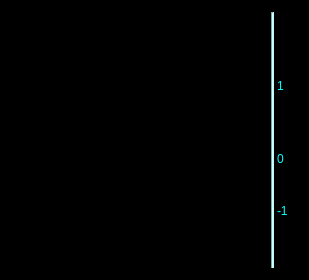
      <widget class="QFrame" name="frame_19">
       <property name="sizePolicy">
        <sizepolicy hsizetype="Expanding" vsizetype="Expanding">
         <horstretch>0</horstretch>
         <verstretch>0</verstretch>
        </sizepolicy>
       </property>
       <property name="maximumSize">
        <size>
         <width>16777215</width>
         <height>280</height>
        </size>
       </property>
       <property name="palette">
        <palette>
         <active>
          <colorrole role="Button">
           <brush brushstyle="SolidPattern">
            <color alpha="255">
             <red>0</red>
             <green>0</green>
             <blue>0</blue>
            </color>
           </brush>
          </colorrole>
          <colorrole role="Base">
           <brush brushstyle="SolidPattern">
            <color alpha="255">
             <red>0</red>
             <green>0</green>
             <blue>0</blue>
            </color>
           </brush>
          </colorrole>
          <colorrole role="Window">
           <brush brushstyle="SolidPattern">
            <color alpha="255">
             <red>0</red>
             <green>0</green>
             <blue>0</blue>
            </color>
           </brush>
          </colorrole>
         </active>
         <inactive>
          <colorrole role="Button">
           <brush brushstyle="SolidPattern">
            <color alpha="255">
             <red>0</red>
             <green>0</green>
             <blue>0</blue>
            </color>
           </brush>
          </colorrole>
          <colorrole role="Base">
           <brush brushstyle="SolidPattern">
            <color alpha="255">
             <red>0</red>
             <green>0</green>
             <blue>0</blue>
            </color>
           </brush>
          </colorrole>
          <colorrole role="Window">
           <brush brushstyle="SolidPattern">
            <color alpha="255">
             <red>0</red>
             <green>0</green>
             <blue>0</blue>
            </color>
           </brush>
          </colorrole>
         </inactive>
         <disabled>
          <colorrole role="Button">
           <brush brushstyle="SolidPattern">
            <color alpha="255">
             <red>0</red>
             <green>0</green>
             <blue>0</blue>
            </color>
           </brush>
          </colorrole>
          <colorrole role="Base">
           <brush brushstyle="SolidPattern">
            <color alpha="255">
             <red>0</red>
             <green>0</green>
             <blue>0</blue>
            </color>
           </brush>
          </colorrole>
          <colorrole role="Window">
           <brush brushstyle="SolidPattern">
            <color alpha="255">
             <red>0</red>
             <green>0</green>
             <blue>0</blue>
            </color>
           </brush>
          </colorrole>
         </disabled>
        </palette>
       </property>
       <property name="autoFillBackground">
        <bool>false</bool>
       </property>
       <property name="styleSheet">
        <string notr="true">background-color: rgb(0, 0, 0);</string>
       </property>
       <property name="frameShape">
        <enum>QFrame::StyledPanel</enum>
       </property>
       <property name="frameShadow">
        <enum>QFrame::Raised</enum>
       </property>
       <layout class="QHBoxLayout" name="horizontalLayout_11">
        <item>
         <layout class="QHBoxLayout" name="horizontalLayout_8">
          <property name="spacing">
           <number>3</number>
          </property>
          <item>
           <widget class="PyDMWaveformPlot" name="wfpRawPlusWeight">
            <property name="toolTip">
             <string/>
            </property>
            <property name="whatsThis">
             <string>
    PyDMWaveformPlot is a widget to plot one or more waveforms.

    Each curve can plot either a Y-axis waveform vs. its indices,
    or a Y-axis waveform against an X-axis waveform.

    Parameters
    ----------
    parent : optional
        The parent of this widget.
    init_x_channels: optional
        init_x_channels can be a string with the address for a channel,
        or a list of strings, each containing an address for a channel.
        If not specified, y-axis waveforms will be plotted against their
        indices. If a list is specified for both init_x_channels and
        init_y_channels, they both must have the same length.
        If a single x channel was specified, and a list of y channels are
        specified, all y channels will be plotted against the same x channel.
    init_y_channels: optional
        init_y_channels can be a string with the address for a channel,
        or a list of strings, each containing an address for a channel.
        If a list is specified for both init_x_channels and init_y_channels,
        they both must have the same length.
        If a single x channel was specified, and a list of y channels are
        specified, all y channels will be plotted against the same x channel.
    background: optional
        The background color for the plot.  Accepts any arguments that
        pyqtgraph.mkColor will accept.
    </string>
            </property>
            <property name="title" stdset="0">
             <string>${SENS_NAME} Raw + Weight Function</string>
            </property>
            <property name="mouseEnabledX" stdset="0">
             <bool>false</bool>
            </property>
            <property name="mouseEnabledY" stdset="0">
             <bool>false</bool>
            </property>
            <property name="curves">
             <stringlist>
              <string>{&quot;y_channel&quot;: &quot;ca://${P}:S_R_WF&quot;, &quot;x_channel&quot;: &quot;ca://${P}:WF_TIME.VALA&quot;, &quot;name&quot;: &quot;${INST} Raw Waveform&quot;, &quot;color&quot;: &quot;white&quot;, &quot;lineStyle&quot;: 1, &quot;lineWidth&quot;: 1, &quot;symbol&quot;: null, &quot;symbolSize&quot;: 10, &quot;redraw_mode&quot;: 2}</string>
              <string>{&quot;y_channel&quot;: &quot;ca://${P}:SCL_VWF.AVAL&quot;, &quot;x_channel&quot;: &quot;ca://${P}:WF_TIME.VALA&quot;, &quot;name&quot;: &quot;${INST}A Weight Function&quot;, &quot;color&quot;: &quot;cyan&quot;, &quot;lineStyle&quot;: 2, &quot;lineWidth&quot;: 1, &quot;symbol&quot;: null, &quot;symbolSize&quot;: 10, &quot;redraw_mode&quot;: 2}</string>
             </stringlist>
            </property>
            <property name="autoRangeX">
             <bool>false</bool>
            </property>
            <property name="maxXRange">
             <double>1000.000000000000000</double>
            </property>
           </widget>
          </item>
          <item>
           <widget class="Line" name="line_2">
            <property name="palette">
             <palette>
              <active>
               <colorrole role="Button">
                <brush brushstyle="SolidPattern">
                 <color alpha="255">
                  <red>180</red>
                  <green>255</green>
                  <blue>255</blue>
                 </color>
                </brush>
               </colorrole>
               <colorrole role="Base">
                <brush brushstyle="SolidPattern">
                 <color alpha="255">
                  <red>180</red>
                  <green>255</green>
                  <blue>255</blue>
                 </color>
                </brush>
               </colorrole>
               <colorrole role="Window">
                <brush brushstyle="SolidPattern">
                 <color alpha="255">
                  <red>180</red>
                  <green>255</green>
                  <blue>255</blue>
                 </color>
                </brush>
               </colorrole>
              </active>
              <inactive>
               <colorrole role="Button">
                <brush brushstyle="SolidPattern">
                 <color alpha="255">
                  <red>180</red>
                  <green>255</green>
                  <blue>255</blue>
                 </color>
                </brush>
               </colorrole>
               <colorrole role="Base">
                <brush brushstyle="SolidPattern">
                 <color alpha="255">
                  <red>180</red>
                  <green>255</green>
                  <blue>255</blue>
                 </color>
                </brush>
               </colorrole>
               <colorrole role="Window">
                <brush brushstyle="SolidPattern">
                 <color alpha="255">
                  <red>180</red>
                  <green>255</green>
                  <blue>255</blue>
                 </color>
                </brush>
               </colorrole>
              </inactive>
              <disabled>
               <colorrole role="Button">
                <brush brushstyle="SolidPattern">
                 <color alpha="255">
                  <red>180</red>
                  <green>255</green>
                  <blue>255</blue>
                 </color>
                </brush>
               </colorrole>
               <colorrole role="Base">
                <brush brushstyle="SolidPattern">
                 <color alpha="255">
                  <red>180</red>
                  <green>255</green>
                  <blue>255</blue>
                 </color>
                </brush>
               </colorrole>
               <colorrole role="Window">
                <brush brushstyle="SolidPattern">
                 <color alpha="255">
                  <red>180</red>
                  <green>255</green>
                  <blue>255</blue>
                 </color>
                </brush>
               </colorrole>
              </disabled>
             </palette>
            </property>
            <property name="styleSheet">
             <string notr="true">background-color: rgb(180, 255, 255);</string>
            </property>
            <property name="lineWidth">
             <number>1</number>
            </property>
            <property name="orientation">
             <enum>Qt::Vertical</enum>
            </property>
           </widget>
          </item>
          <item>
           <layout class="QVBoxLayout" name="verticalLayout_5">
            <property name="spacing">
             <number>0</number>
            </property>
            <item>
             <spacer name="verticalSpacer_8">
              <property name="orientation">
               <enum>Qt::Vertical</enum>
              </property>
              <property name="sizeHint" stdset="0">
               <size>
                <width>20</width>
                <height>40</height>
               </size>
              </property>
             </spacer>
            </item>
            <item>
             <spacer name="verticalSpacer_3">
              <property name="orientation">
               <enum>Qt::Vertical</enum>
              </property>
              <property name="sizeType">
               <enum>QSizePolicy::Fixed</enum>
              </property>
              <property name="sizeHint" stdset="0">
               <size>
                <width>20</width>
                <height>40</height>
               </size>
              </property>
             </spacer>
            </item>
            <item>
             <widget class="QLabel" name="label_17">
              <property name="minimumSize">
               <size>
                <width>0</width>
                <height>30</height>
               </size>
              </property>
              <property name="maximumSize">
               <size>
                <width>16777215</width>
                <height>30</height>
               </size>
              </property>
              <property name="palette">
               <palette>
                <active>
                 <colorrole role="WindowText">
                  <brush brushstyle="SolidPattern">
                   <color alpha="255">
                    <red>0</red>
                    <green>255</green>
                    <blue>255</blue>
                   </color>
                  </brush>
                 </colorrole>
                 <colorrole role="Button">
                  <brush brushstyle="SolidPattern">
                   <color alpha="255">
                    <red>0</red>
                    <green>0</green>
                    <blue>0</blue>
                   </color>
                  </brush>
                 </colorrole>
                 <colorrole role="Base">
                  <brush brushstyle="SolidPattern">
                   <color alpha="255">
                    <red>0</red>
                    <green>0</green>
                    <blue>0</blue>
                   </color>
                  </brush>
                 </colorrole>
                 <colorrole role="Window">
                  <brush brushstyle="SolidPattern">
                   <color alpha="255">
                    <red>0</red>
                    <green>0</green>
                    <blue>0</blue>
                   </color>
                  </brush>
                 </colorrole>
                </active>
                <inactive>
                 <colorrole role="WindowText">
                  <brush brushstyle="SolidPattern">
                   <color alpha="255">
                    <red>0</red>
                    <green>255</green>
                    <blue>255</blue>
                   </color>
                  </brush>
                 </colorrole>
                 <colorrole role="Button">
                  <brush brushstyle="SolidPattern">
                   <color alpha="255">
                    <red>0</red>
                    <green>0</green>
                    <blue>0</blue>
                   </color>
                  </brush>
                 </colorrole>
                 <colorrole role="Base">
                  <brush brushstyle="SolidPattern">
                   <color alpha="255">
                    <red>0</red>
                    <green>0</green>
                    <blue>0</blue>
                   </color>
                  </brush>
                 </colorrole>
                 <colorrole role="Window">
                  <brush brushstyle="SolidPattern">
                   <color alpha="255">
                    <red>0</red>
                    <green>0</green>
                    <blue>0</blue>
                   </color>
                  </brush>
                 </colorrole>
                </inactive>
                <disabled>
                 <colorrole role="WindowText">
                  <brush brushstyle="SolidPattern">
                   <color alpha="255">
                    <red>190</red>
                    <green>190</green>
                    <blue>190</blue>
                   </color>
                  </brush>
                 </colorrole>
                 <colorrole role="Button">
                  <brush brushstyle="SolidPattern">
                   <color alpha="255">
                    <red>0</red>
                    <green>0</green>
                    <blue>0</blue>
                   </color>
                  </brush>
                 </colorrole>
                 <colorrole role="Base">
                  <brush brushstyle="SolidPattern">
                   <color alpha="255">
                    <red>0</red>
                    <green>0</green>
                    <blue>0</blue>
                   </color>
                  </brush>
                 </colorrole>
                 <colorrole role="Window">
                  <brush brushstyle="SolidPattern">
                   <color alpha="255">
                    <red>0</red>
                    <green>0</green>
                    <blue>0</blue>
                   </color>
                  </brush>
                 </colorrole>
                </disabled>
               </palette>
              </property>
              <property name="toolTip">
               <string/>
              </property>
              <property name="statusTip">
               <string/>
              </property>
              <property name="styleSheet">
               <string notr="true">background-color: rgb(0, 0, 0);</string>
              </property>
              <property name="lineWidth">
               <number>0</number>
              </property>
              <property name="text">
               <string>1</string>
              </property>
             </widget>
            </item>
            <item>
             <spacer name="verticalSpacer_5">
              <property name="orientation">
               <enum>Qt::Vertical</enum>
              </property>
              <property name="sizeType">
               <enum>QSizePolicy::MinimumExpanding</enum>
              </property>
              <property name="sizeHint" stdset="0">
               <size>
                <width>20</width>
                <height>20</height>
               </size>
              </property>
             </spacer>
            </item>
            <item>
             <widget class="QLabel" name="label_18">
              <property name="minimumSize">
               <size>
                <width>0</width>
                <height>63</height>
               </size>
              </property>
              <property name="maximumSize">
               <size>
                <width>16777215</width>
                <height>50</height>
               </size>
              </property>
              <property name="palette">
               <palette>
                <active>
                 <colorrole role="WindowText">
                  <brush brushstyle="SolidPattern">
                   <color alpha="255">
                    <red>0</red>
                    <green>255</green>
                    <blue>255</blue>
                   </color>
                  </brush>
                 </colorrole>
                 <colorrole role="Button">
                  <brush brushstyle="SolidPattern">
                   <color alpha="255">
                    <red>0</red>
                    <green>0</green>
                    <blue>0</blue>
                   </color>
                  </brush>
                 </colorrole>
                 <colorrole role="Base">
                  <brush brushstyle="SolidPattern">
                   <color alpha="255">
                    <red>0</red>
                    <green>0</green>
                    <blue>0</blue>
                   </color>
                  </brush>
                 </colorrole>
                 <colorrole role="Window">
                  <brush brushstyle="SolidPattern">
                   <color alpha="255">
                    <red>0</red>
                    <green>0</green>
                    <blue>0</blue>
                   </color>
                  </brush>
                 </colorrole>
                </active>
                <inactive>
                 <colorrole role="WindowText">
                  <brush brushstyle="SolidPattern">
                   <color alpha="255">
                    <red>0</red>
                    <green>255</green>
                    <blue>255</blue>
                   </color>
                  </brush>
                 </colorrole>
                 <colorrole role="Button">
                  <brush brushstyle="SolidPattern">
                   <color alpha="255">
                    <red>0</red>
                    <green>0</green>
                    <blue>0</blue>
                   </color>
                  </brush>
                 </colorrole>
                 <colorrole role="Base">
                  <brush brushstyle="SolidPattern">
                   <color alpha="255">
                    <red>0</red>
                    <green>0</green>
                    <blue>0</blue>
                   </color>
                  </brush>
                 </colorrole>
                 <colorrole role="Window">
                  <brush brushstyle="SolidPattern">
                   <color alpha="255">
                    <red>0</red>
                    <green>0</green>
                    <blue>0</blue>
                   </color>
                  </brush>
                 </colorrole>
                </inactive>
                <disabled>
                 <colorrole role="WindowText">
                  <brush brushstyle="SolidPattern">
                   <color alpha="255">
                    <red>190</red>
                    <green>190</green>
                    <blue>190</blue>
                   </color>
                  </brush>
                 </colorrole>
                 <colorrole role="Button">
                  <brush brushstyle="SolidPattern">
                   <color alpha="255">
                    <red>0</red>
                    <green>0</green>
                    <blue>0</blue>
                   </color>
                  </brush>
                 </colorrole>
                 <colorrole role="Base">
                  <brush brushstyle="SolidPattern">
                   <color alpha="255">
                    <red>0</red>
                    <green>0</green>
                    <blue>0</blue>
                   </color>
                  </brush>
                 </colorrole>
                 <colorrole role="Window">
                  <brush brushstyle="SolidPattern">
                   <color alpha="255">
                    <red>0</red>
                    <green>0</green>
                    <blue>0</blue>
                   </color>
                  </brush>
                 </colorrole>
                </disabled>
               </palette>
              </property>
              <property name="toolTip">
               <string>Weight function scale</string>
              </property>
              <property name="whatsThis">
               <string/>
              </property>
              <property name="styleSheet">
               <string notr="true">background-color: rgb(0, 0, 0);</string>
              </property>
              <property name="text">
               <string>0</string>
              </property>
             </widget>
            </item>
            <item>
             <spacer name="verticalSpacer_6">
              <property name="orientation">
               <enum>Qt::Vertical</enum>
              </property>
              <property name="sizeType">
               <enum>QSizePolicy::MinimumExpanding</enum>
              </property>
              <property name="sizeHint" stdset="0">
               <size>
                <width>20</width>
                <height>20</height>
               </size>
              </property>
             </spacer>
            </item>
            <item>
             <widget class="QLabel" name="label_19">
              <property name="minimumSize">
               <size>
                <width>0</width>
                <height>0</height>
               </size>
              </property>
              <property name="palette">
               <palette>
                <active>
                 <colorrole role="WindowText">
                  <brush brushstyle="SolidPattern">
                   <color alpha="255">
                    <red>0</red>
                    <green>255</green>
                    <blue>255</blue>
                   </color>
                  </brush>
                 </colorrole>
                 <colorrole role="Button">
                  <brush brushstyle="SolidPattern">
                   <color alpha="255">
                    <red>0</red>
                    <green>0</green>
                    <blue>0</blue>
                   </color>
                  </brush>
                 </colorrole>
                 <colorrole role="Base">
                  <brush brushstyle="SolidPattern">
                   <color alpha="255">
                    <red>0</red>
                    <green>0</green>
                    <blue>0</blue>
                   </color>
                  </brush>
                 </colorrole>
                 <colorrole role="Window">
                  <brush brushstyle="SolidPattern">
                   <color alpha="255">
                    <red>0</red>
                    <green>0</green>
                    <blue>0</blue>
                   </color>
                  </brush>
                 </colorrole>
                </active>
                <inactive>
                 <colorrole role="WindowText">
                  <brush brushstyle="SolidPattern">
                   <color alpha="255">
                    <red>0</red>
                    <green>255</green>
                    <blue>255</blue>
                   </color>
                  </brush>
                 </colorrole>
                 <colorrole role="Button">
                  <brush brushstyle="SolidPattern">
                   <color alpha="255">
                    <red>0</red>
                    <green>0</green>
                    <blue>0</blue>
                   </color>
                  </brush>
                 </colorrole>
                 <colorrole role="Base">
                  <brush brushstyle="SolidPattern">
                   <color alpha="255">
                    <red>0</red>
                    <green>0</green>
                    <blue>0</blue>
                   </color>
                  </brush>
                 </colorrole>
                 <colorrole role="Window">
                  <brush brushstyle="SolidPattern">
                   <color alpha="255">
                    <red>0</red>
                    <green>0</green>
                    <blue>0</blue>
                   </color>
                  </brush>
                 </colorrole>
                </inactive>
                <disabled>
                 <colorrole role="WindowText">
                  <brush brushstyle="SolidPattern">
                   <color alpha="255">
                    <red>190</red>
                    <green>190</green>
                    <blue>190</blue>
                   </color>
                  </brush>
                 </colorrole>
                 <colorrole role="Button">
                  <brush brushstyle="SolidPattern">
                   <color alpha="255">
                    <red>0</red>
                    <green>0</green>
                    <blue>0</blue>
                   </color>
                  </brush>
                 </colorrole>
                 <colorrole role="Base">
                  <brush brushstyle="SolidPattern">
                   <color alpha="255">
                    <red>0</red>
                    <green>0</green>
                    <blue>0</blue>
                   </color>
                  </brush>
                 </colorrole>
                 <colorrole role="Window">
                  <brush brushstyle="SolidPattern">
                   <color alpha="255">
                    <red>0</red>
                    <green>0</green>
                    <blue>0</blue>
                   </color>
                  </brush>
                 </colorrole>
                </disabled>
               </palette>
              </property>
              <property name="styleSheet">
               <string notr="true">background-color: rgb(0, 0, 0);</string>
              </property>
              <property name="text">
               <string>-1</string>
              </property>
             </widget>
            </item>
            <item>
             <spacer name="verticalSpacer_7">
              <property name="orientation">
               <enum>Qt::Vertical</enum>
              </property>
              <property name="sizeType">
               <enum>QSizePolicy::Fixed</enum>
              </property>
              <property name="sizeHint" stdset="0">
               <size>
                <width>20</width>
                <height>50</height>
               </size>
              </property>
             </spacer>
            </item>
           </layout>
          </item>
         </layout>
        </item>
       </layout>
      </widget>
